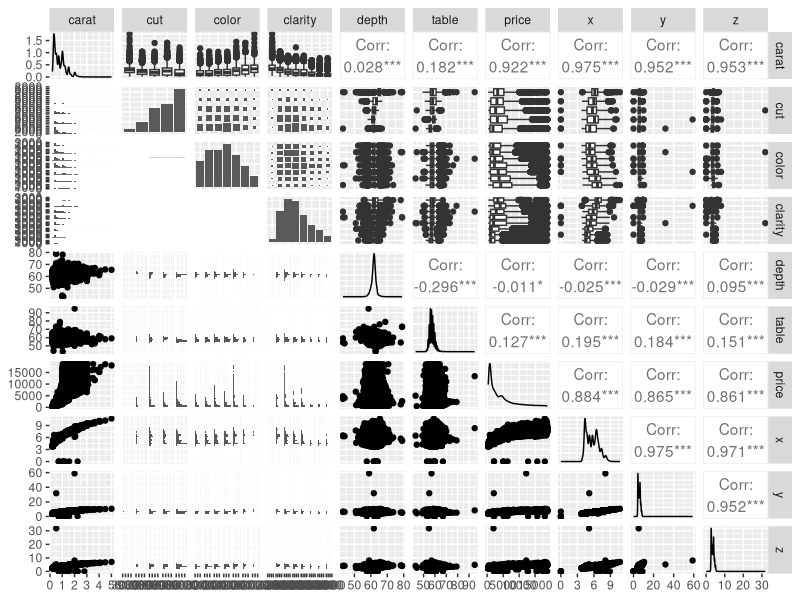
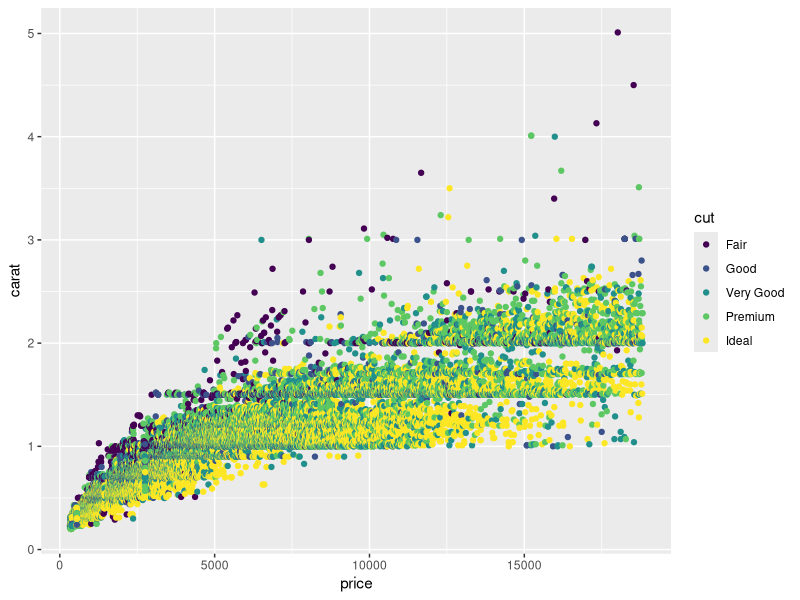
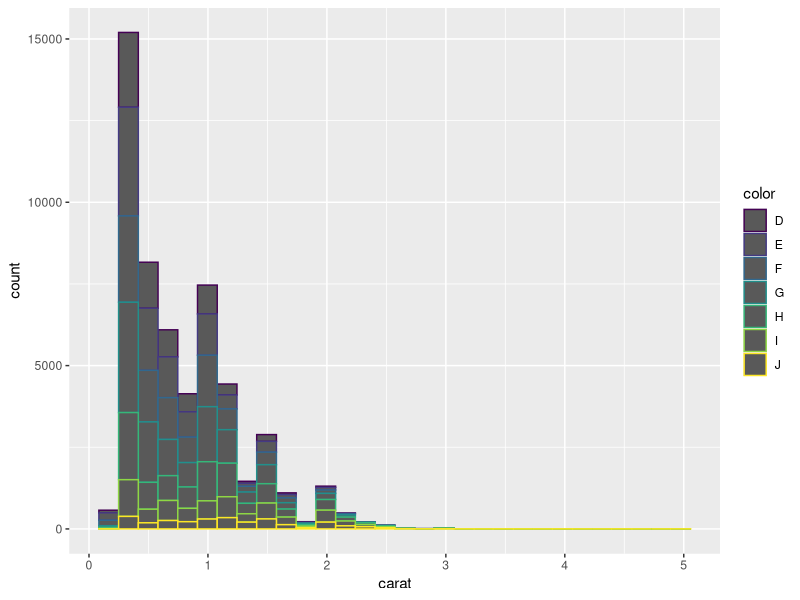

R code for these plots, in order:
## ---- chunk 1
library(tidyverse)
library(skimr)
library(GGally)
## ---- chunk 2
# Explore the "diamonds" data set using the functions names(), dim(), summary(), head(), tail(), and skimr::skim()
names(diamonds)
dim(diamonds)
summary(diamonds)
head(diamonds)
tail(diamonds)
skimr::skim(diamonds)
## ---- chunk 3
ggpairs(diamonds)
## ---- chunk 4
#Create a basic ggplot scatterplot of diamond price (price) as a function of size (carat)
ggplot(diamonds, mapping=aes(x=price, y=carat, color=cut))+
  geom_point()

#Create a histogram showing the distribution of values in the carat column (recall: a histogram only requires a single variable, e.g. aes(x = carat))
ggplot(diamonds, mapping = aes(x=carat, color=color)) +
  geom_histogram()

